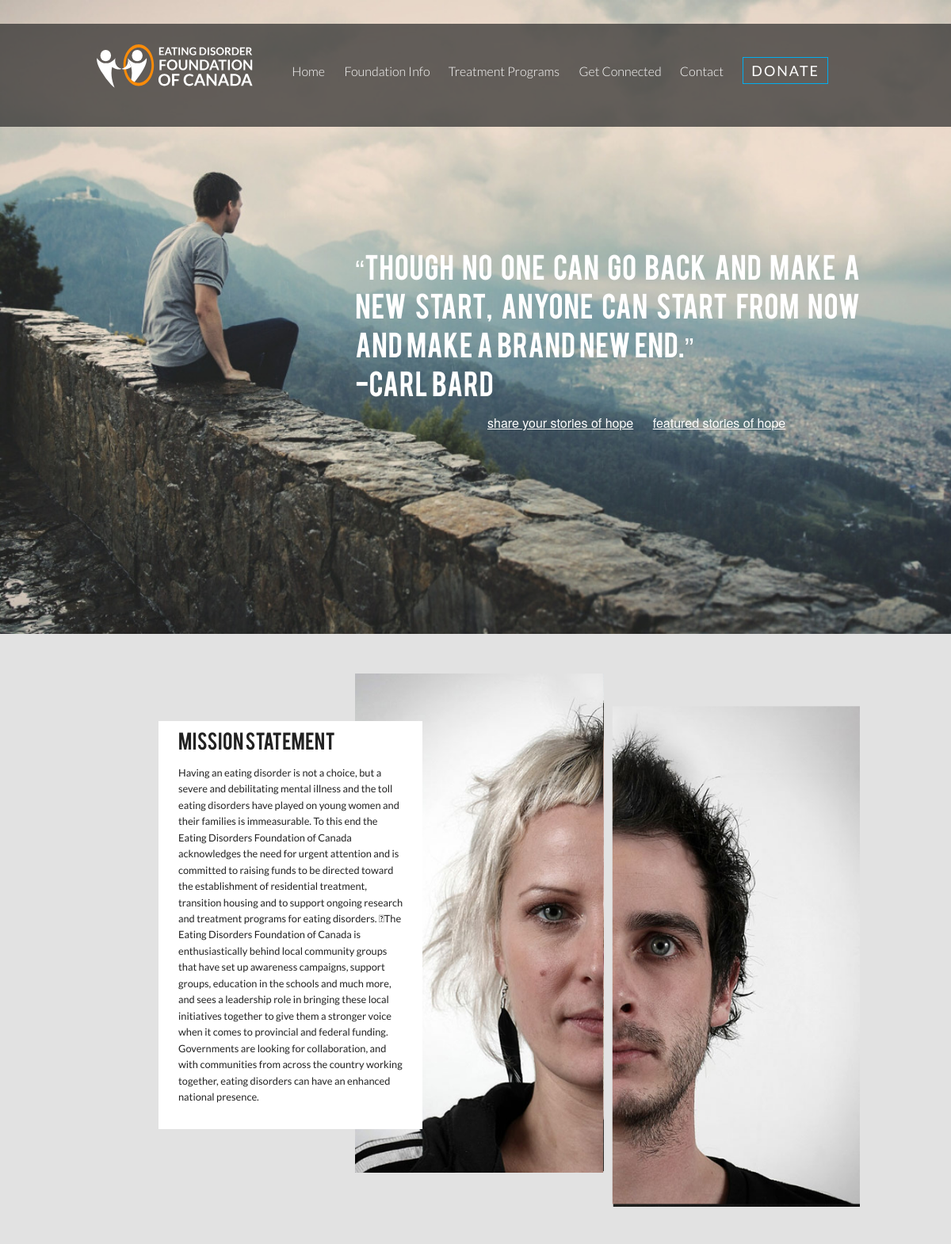
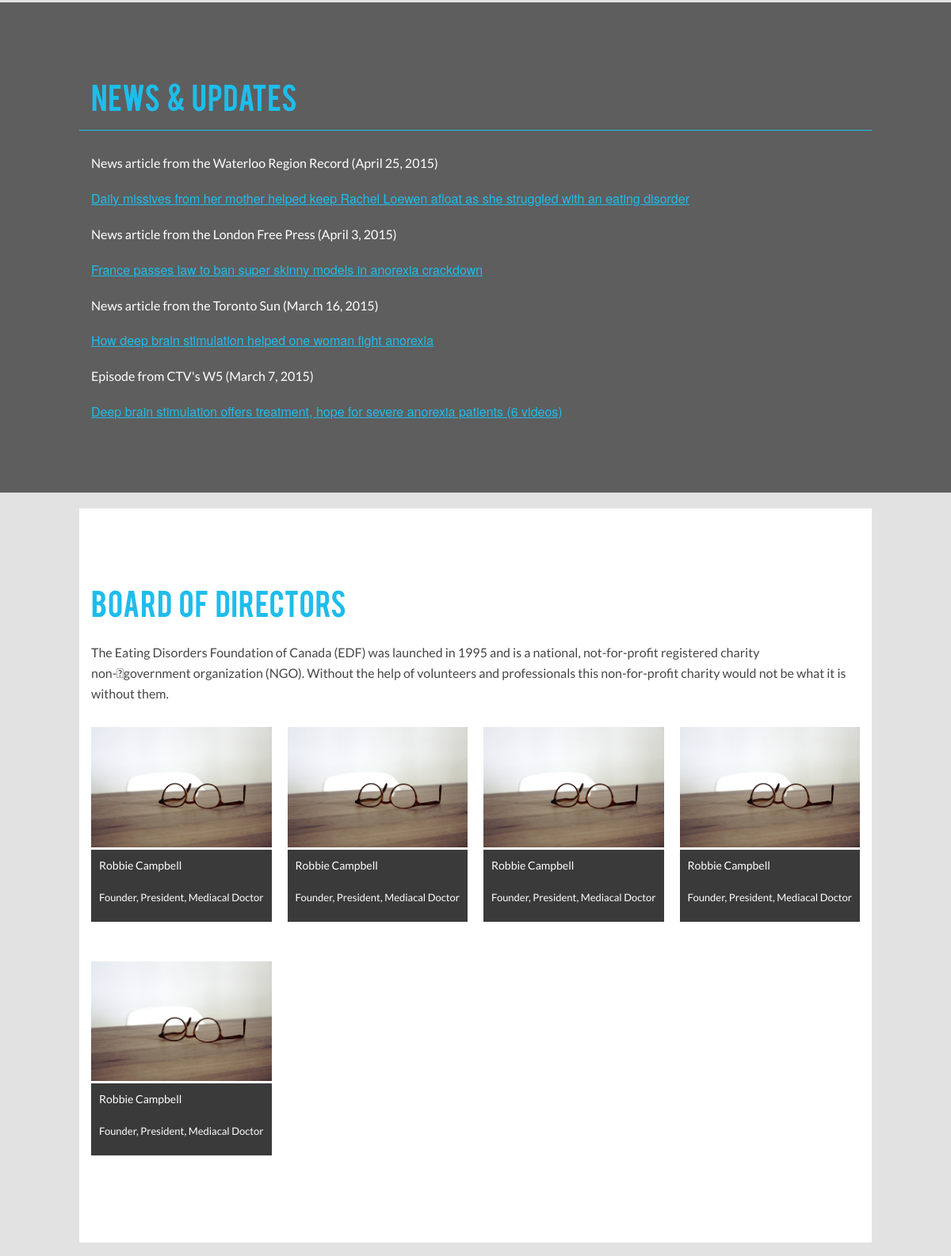
The page /foundation.php (upper part) on the database its author committed (2 pictures, top to bottom).
### tables this page shows
CREATE TABLE IF NOT EXISTS tbl_news_updates (
  news_updates_id smallint(5) unsigned NOT NULL AUTO_INCREMENT,
  news_updates_title varchar(300) NOT NULL,
  news_updates_url varchar(300) NOT NULL,
  news_updates_link varchar(300) NOT NULL,
  PRIMARY KEY (news_updates_id)
);

CREATE TABLE IF NOT EXISTS tbl_bod (
  bod_id smallint(4) unsigned NOT NULL AUTO_INCREMENT,
  bod_img varchar(50) NOT NULL,
  bod_name varchar(100) NOT NULL,
  bod_title varchar(100) NOT NULL,
  PRIMARY KEY (bod_id)
);

### admin/includes/read.php (called while the page is built, shortened)
<?php
	function getAllNews($tblN) {
		include('connect.php');
		$newsquery = "SELECT * FROM {$tblN}";
		$newsRun = mysqli_query($link, $newsquery);
		if($newsRun){
			return $newsRun;
		}else{
			$error = "there was an error gathering data";
			return $error;
		}
	}
	function getAllbod($tblbod) {
		include('connect.php');
		$bodquery = "SELECT * FROM {$tblbod}";
		$runBod = mysqli_query($link, $bodquery);
		if($runBod){
			return $runBod;
		}else{
			$error = "there was an error gathering data";
			return $error;
		}
	}
?>

### foundation.php (the view, shortened to what this page needs)
<?php
	$tblN = "tbl_news_updates";
	$getNews = getAllNews($tblN);
	$tblbod = "tbl_bod";
	$getbod = getAllbod($tblbod);
?>
<!doctype html>
<html>
<head>
<link href="css/main.css" rel="stylesheet" type="text/css" media="screen">
<link rel="stylesheet" href="css/foundation.css" />
</head>
<body>
<div class="foundBg">
	<div class="row">
		<div class="small-12 large-8 columns large-offset-4 foundStory">
			<h3>“Though no one can go back and make a new start, anyone can start from now and make a brand new end.”<br><span class="quoter">-Carl Bard</span></h3>
		</div>
		<div class="small-12 large-6 columns large-offset-6 foundStoryLinks">
			<a href="#">share your stories of hope</a>
			<a href="#">featured stories of hope</a>
		</div>
	</div>
</div>
<div class="row">
	<div class="splitImageFound">
		<div class="small-4 large-4 end columns splitTextFound">
			<div class="splitTextpadding">
				<h2>Mission Statement</h2>
				<p>Having an eating disorder is not a choice, but a severe and debilitating mental illness and the toll eating disorders have played on young women and their families is immeasurable. To this end the Eating Disorders Foundation of Canada acknowledges the need for urgent attention and is committed to raising funds to be directed toward the establishment of residential treatment, transition housing and to support ongoing research and treatment programs for eating disorders.
The Eating Disorders Foundation of Canada is enthusiastically behind local community groups that have set up awareness campaigns, support groups, education in the schools and much more, and sees a leadership role in bringing these local initiatives together to give them a stronger voice when it comes to provincial and federal funding. Governments are looking for collaboration, and with communities from across the country working together, eating disorders can have an enhanced national presence.</p>
			</div>
		</div>
		<img class="small-8 large-8 columns" src="images/split_image2.png" alt="two faces">
	</div>
</div>
<div class="newsBg">
	<section class="row newsFoun">
		<h2 class="small-12 large-12 columns">News &amp; Updates</h2>
		<div class="small-12 large-12 columns newsFounLinks">
			<?php
				if(!is_string($getNews)){
					while($row = mysqli_fetch_array($getNews)){
						echo "<p>{$row['news_updates_title']}</p>
						<a href=\"{$row['news_updates_url']}\">{$row['news_updates_link']}</a>";
					}
				}else{
					echo "<p>{$getNews}</p>";
				}
			 ?>
		</div>
	</section>
</div>
<div class="board">
	<section class="row bodyBg bod">
		<div>
			<h2 class="small-12 large-12 columns">Board of Directors</h2>
			<p class="small-12 large-12 columns">The Eating Disorders Foundation of Canada (EDF) was launched in 1995 and is a national, not-for-profit registered charity non-government organization (NGO). Without the help of volunteers and professionals this non-for-profit charity would not be what it is without them.</p><br><br>
			<div class="small-12 large-12 columns" >
				<ul class="small-block-grid-3 large-block-grid-4">
					<?php
					if(!is_string($getbod)){
						while($row = mysqli_fetch_array($getbod)){
							echo "<li class=\"bodCont\">
								<img src=\"images/{$row['bod_img']}\" alt=\"{$row['bod_name']}\">
								<div class=\"bodBg\">
									<h3>{$row['bod_name']}</h3>
									<p>{$row['bod_title']}</p>
								</div>
							</li>";
						}
					}else{
						echo "<p>{$getbod}</p>";
					}
					 ?>
				</ul>
			</div>
		</div>
	</section>
</div>
</body>
</html>

### css/main.css (style rules this page uses)
html { background-color: #e2e2e2; }
.navBg { background-color: rgba(41, 41, 41, 0.7); position: fixed; z-index: 1; height: 130px; width: 100%; margin-top: 30px; }
.navBg a img { float: left; margin-top: 20px; }
.social { position: absolute; z-index: 2; }
.social ul { margin-right: 30px; margin-top: 20px; }
.social ul li { list-style-type: none; display: inline; padding: 10px; font-family: 'Lato', sans-serif; font-weight: 300; line-height: 80px; color: #fff; }
.social ul li a { color: #fff; transition: 0.3s linear; }
.navButton { line-height: 10px; padding: 5px 10px 5px 10px; opacity: 1; font-size: 18px; font-weight: 400; letter-spacing: 2px; color: #fff; border: 1px solid #00aeef; }
.social img { margin: 5px; }
.splitTextpadding { padding: 10px; }
.foundBg { background-image: url(../images/guy_on_ledge.jpg); background-repeat: no-repeat; background-size: cover; height: 100%; }
.foundStory h3 { font-family: 'bebasregular',sans-serif; word-spacing: 2px; text-align: justify; margin-top: 50%; font-size: 35px; color: #FFF; }
.quoter { font-weight: 100; }
.foundStoryLinks a { padding-right: 20px; color: #FFF; text-decoration: underline; }
.splitTextFound { background-color: #FFF; position: absolute; left: 10%; margin-top: 60px; z-index: 10; }
.splitTextFound h2 { font-family: 'bebasregular', sans-serif; font-size: 1.5em; }
.splitTextFound p { font-size: .8em; font-family: 'lato', serif; }
.splitImageFound { padding-top: 50px; }
.newsBg { margin-top: 50px; padding-top: 60px; padding-bottom: 60px; background-color: #5E5E5E; }
.newsFoun h2 { font-family: 'bebasregular', serif; color: #1ebdeb; margin-top: 40px; font-weight:100; padding-bottom: 10px; border-bottom: 1px solid #1ebdeb; word-spacing: 5px; }
.newsFounLinks p { font-family: 'Lato', sans-serif; color: #FFF; padding-top: 20px; }
.newsFounLinks a { color: #1ebdeb; text-decoration: underline; padding-right: 20px; }
.newsFoun { padding-bottom: 30px; }
.bod { padding-top: 60px; padding-bottom: 60px; }
.bodyBg { background-color: #FFF; }
.board { padding: 20px; }
.bod h2 { font-family: 'bebasregular', serif; color: #1ebdeb; margin-top: 40px; word-spacing: 5px; }
.bod p { font-family: 'Lato', sans-serif; color: #464646; margin-top: 10px; margin-bottom: 30px; }
.bodCont h3 { font-family: 'Lato', sans-serif; color: #FFF; font-size: 14px; padding-left: 10px; font-weight: 400; padding-top: 10px; }
.bodCont p { font-family: 'Lato', sans-serif; color: #FFF; font-size: 13px; padding-left: 10px; padding-top: 10px; padding-bottom: 20px; }
.bodBg { background-color: #3a3a3a; }
@media screen and (min-width: 1081px) { .wideScreen { display: block; } }

### rows shown on the page
tbl_news_updates: news_updates_title "News article from the Waterloo Region Record (April 25, 2015)", news_updates_link "Daily missives from her mother helped keep Rachel Loewen afloat as she struggled with an eating disorder"
tbl_news_updates: news_updates_title "News article from the London Free Press (April 3, 2015)", news_updates_link "France passes law to ban super skinny models in anorexia crackdown"
tbl_news_updates: news_updates_title "News article from the Toronto Sun (March 16, 2015)", news_updates_link "How deep brain stimulation helped one woman fight anorexia"
tbl_news_updates: news_updates_title "Episode from CTV's W5 (March 7, 2015)", news_updates_link "Deep brain stimulation offers treatment, hope for severe anorexia patients (6 videos)"
tbl_bod: bod_img (picture), bod_name "Robbie Campbell", bod_title "Founder, President, Mediacal Doctor"
tbl_bod: bod_img (picture), bod_name "Robbie Campbell", bod_title "Founder, President, Mediacal Doctor"
tbl_bod: bod_img (picture), bod_name "Robbie Campbell", bod_title "Founder, President, Mediacal Doctor"
tbl_bod: bod_img (picture), bod_name "Robbie Campbell", bod_title "Founder, President, Mediacal Doctor"
tbl_bod: bod_img (picture), bod_name "Robbie Campbell", bod_title "Founder, President, Mediacal Doctor"
